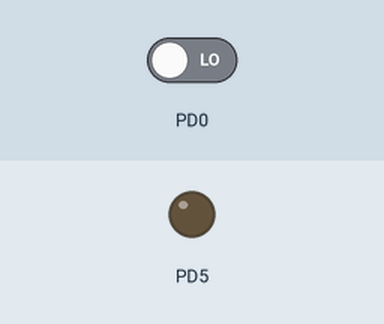
Recording of a program running on a simulated ATmega32, built with avr-gcc and emulated at 8 MHz. Shown: output pins drawn as LEDs (lit = HIGH). Inputs (shaded band) come from the test bench; at power-on: PD0 LOW.

Above: at 1.2 s.
1.3 s: PD0 driven HIGH
At 2.0 s:
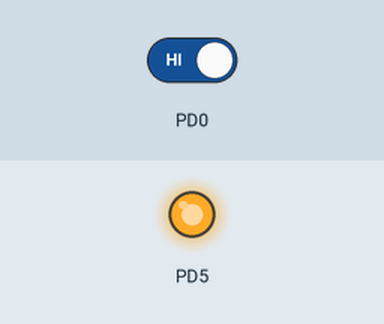
2.8 s: PD0 driven LOW
At 3.2 s:
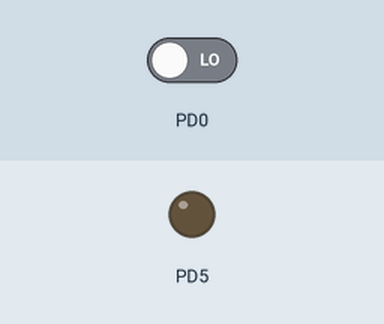
Timing chart, 0 to 5.8 s (numbered marks = the images above; inputs shaded):
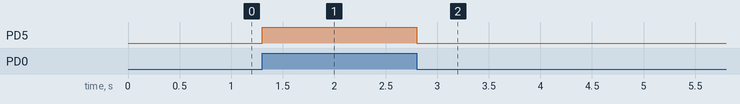

Measured:
- after the input at 1.3 s, PD5: LOW → HIGH at once
- after the input at 2.8 s, PD5: HIGH → LOW at once

The program:

main.c
```c
/*
 * main.c
 *
 *  Created on: May 2, 2015
 *      Author: abubakr
 */

#include <avr/io.h>
#include <util/delay.h>


#define set_bit(reg, bitnumber) (reg |= (1 << bitnumber))
#define clr_bit(reg, bitnumber) (reg &= ~(1 << bitnumber))
#define get_bit(reg, bitnumber) (reg & (1 << bitnumber))

int main ()
{
	clr_bit(DDRD, 0);
	set_bit(DDRD, 5);
	while(1)
	{
		if (get_bit(PIND, 0))
		{
			set_bit(PORTD, 5);
		}
		else
		{
			clr_bit(PORTD, 5);
		}
	}
}
```
